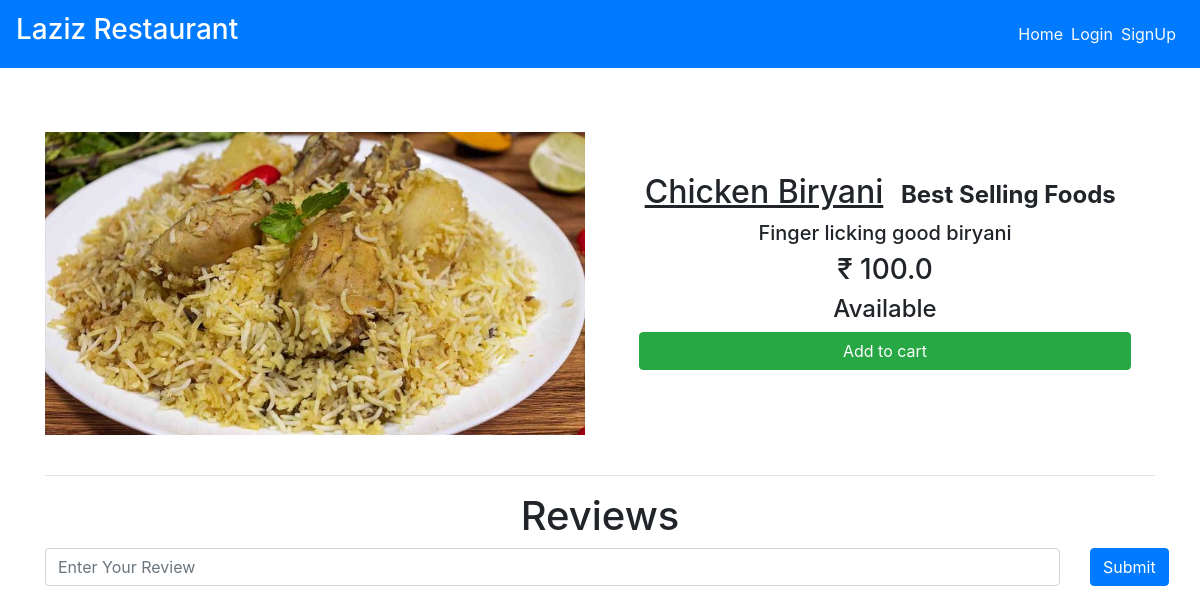
The page /dishes/CB on the database its author committed.
### main/models.py (models this page shows, shortened)
class Item(models.Model):
    LABELS = (
        ('Best Selling Foods', 'Best Selling Foods'),
        ('New Food', 'New Food'),
        ('Spicy Foods🔥', 'Spicy Foods🔥'),
    )
    LABEL_COLOUR = (
        ('danger', 'danger'),
        ('success', 'success'),
        ('primary', 'primary'),
        ('info', 'info'),
        ('warning', 'warning'),
    )
    title = models.CharField(max_length=150)
    description = models.CharField(max_length=250,blank=True)
    price = models.FloatField()
    pieces = models.IntegerField(default=6)
    instructions = models.CharField(max_length=250,default="Available")
    image = models.ImageField(default='default.png', upload_to='images/')
    labels = models.CharField(max_length=25, choices=LABELS, blank=True)
    label_colour = models.CharField(max_length=15, choices=LABEL_COLOUR, blank=True)
    slug = models.SlugField(default="foods")
    created_by = models.ForeignKey(User, on_delete=models.CASCADE)

### main/views.py (the view)
# urls.py: path('dishes/<slug>', views.menuDetail, name='dishes'),
def menuDetail(request, slug):
    item = Item.objects.filter(slug=slug).first()
    reviews = Reviews.objects.filter(rslug=slug).order_by('-id')[:7]
    context = {
        'item' : item,
        'reviews' : reviews,
    }
    return render(request, 'main/dishes.html', context)

### main/templates/main/dishes.html (shortened to what this page needs)
{% extends "main/layout.html" %}
{% block content %}
<div class="dishes">
  <main class="mt-3 pt-4 main">
    <div class="container dark-grey-text">
      <div class="row wow fadeIn">
        <div class="col-md-6 mb-4">
          <img src="{{ item.image.url }}" class="img-fluid mt-4" alt="">
        </div>
        <div class="col-md-6 mb-4 information">
          <div class="p-4 content">
            <div class="mt-0">
                <h2><u>{{ item.title }}</u><span class="badge badge-{{ item.label_colour }} ml-2">{{ item.labels }}</span></h2>
            </div>
            <div class="lead">
              {% if item.description %}
              <h5>{{ item.description }}</h5>
              {% endif %}
              <h3> &#8377; {{ item.price }} </h3>
              <h4>{{ item.instructions }}</h4>
            </div>
            <a href="{% url 'main:add-to-cart' item.slug %}" class="btn btn-success btn-md my-0 p">Add to cart</a>
          </div>
        </div>
      </div>
      <hr>
    </div>
  </main>
  <div class="container">
    <h1 class="text-center">Reviews</h1>
    <form action="{% url 'main:add_reviews' %}" method="POST" class="mb-3">
      <div class="row">
        <div class="col-sm-11">
          <input type="text" name="review" class="form-control" placeholder="Enter Your Review">
        </div>
        <div class="col-sm-1">
          <button type="submit" class="btn btn-primary">Submit</button>
        </div>
      </div>
    </form>
  </div>
</div>
{% endblock content %}

### main/static/main/styles.css (style rules this page uses)
.dishes .main .container .row img { max-width: 540px; max-height: 450px; width: fit-content; }
.dishes .main .container .row .content { display: flex; flex-direction: column; text-align: center; justify-content: center; }
.dishes .main .container .row .information { display: flex; flex-direction: column; text-align: center; justify-content: center; }

### rows shown on the page
Item: image (picture), title "Chicken Biryani", labels "Best Selling Foods", description "Finger licking good biryani", price "100.0", instructions "Available"
